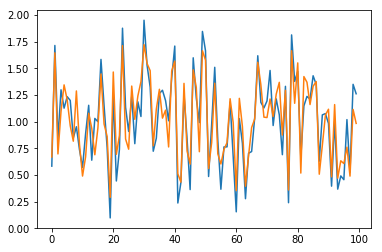

Recreate this plot in Python.

from keras.models import Sequential
from keras.layers import Dense, Activation

model = Sequential()
model.add(Dense(1, input_dim=2))

model.compile(optimizer='sgd',
              loss='mse')

# Get some training data
import numpy as np
TRAIN_SIZE = 1000
X = np.random.random((TRAIN_SIZE, 2))
Y = X.sum(axis = 1)

# Train
model.fit(X, Y, epochs=10, batch_size=32)


# Get some testing data
TEST_SIZE = 100
X_test = np.random.random((TEST_SIZE, 2))
Y_test = X_test.sum(axis = 1)

# Evaluate

score = model.evaluate(X_test, Y_test)
print("Error is", score * 100, "%")

# Predict
Y_pred = model.predict(X_test)
print(Y_test, Y_pred)

import matplotlib.pyplot as plt
plt.plot(range(0,len(Y_test)), Y_test)
plt.plot(range(0,len(Y_pred)), Y_pred)


from mpl_toolkits.mplot3d import Axes3D
from matplotlib import cm
fig = plt.figure()
ax = fig.add_subplot(111, projection='3d')
ax.scatter(X_test[:,0], X_test[:,1], Y_test)
ax.scatter(X_test[:,0], X_test[:,1], Y_pred)
plt.show()
